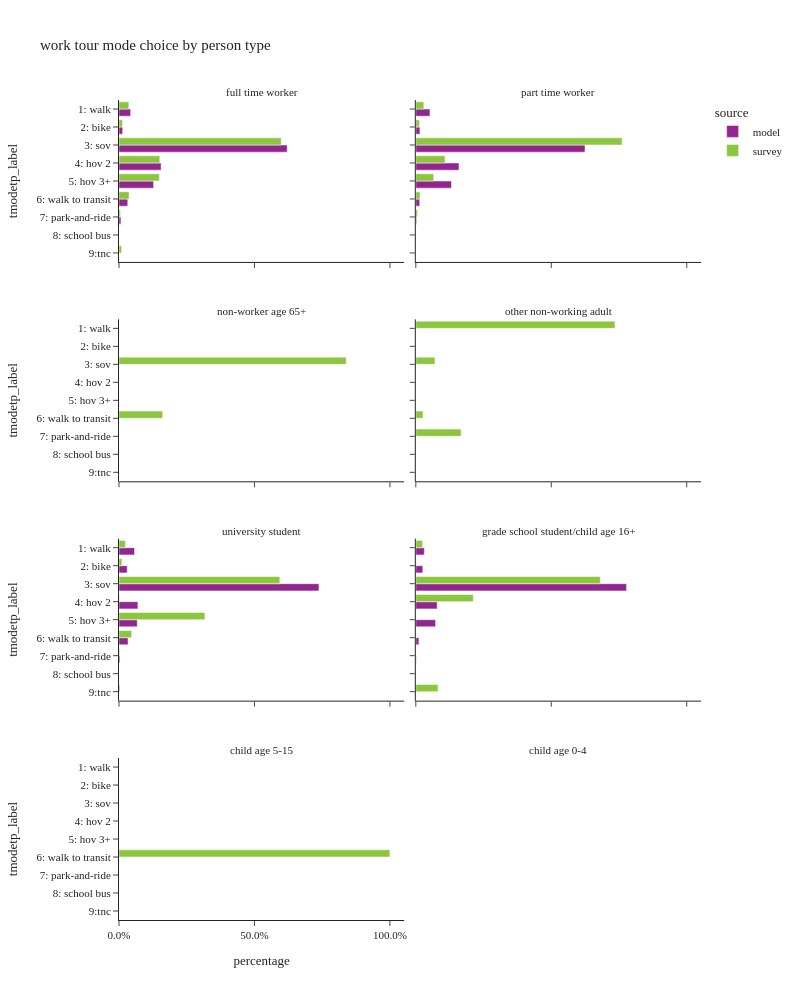

Notebook code cell kept with this figure:
### Code cell
plot_mode_choice(wk_tour,"pptyp_label",
                 {"pptyp_label":["full time worker","part time worker","non-worker age 65+","other non-working adult",
                                 "university student","grade school student/child age 16+","child age 5-15","child age 0-4"],
                  "tmodetp_label":order_mode},
                 "person type",2,1000)

### Figure 1 — Plotly figure (JSON) as saved in the notebook; plotly's stock layout.template omitted (floating-point values rounded to 4 significant figures)
{"data": [{"alignmentgroup": "True", "customdata": [[55811], [17480], [805651], [201631], [165832], [42017], [9357]], "hovertemplate": "source=model<br>pptyp_label=full time worker<br>percentage=%{x}<br>tmodetp_label=%{y}<br>sample count=%{customdata[0]}<extra></extra>", "legendgroup": "model", "marker": {"color": "#91268F", "pattern": {"shape": ""}}, "name": "model", "offsetgroup": "model", "orientation": "h", "showlegend": true, "textposition": "auto", "type": "bar", "x": [0.04301, 0.01347, 0.6208, 0.1554, 0.1278, 0.03238, 0.00721], "xaxis": "x7", "y": ["1: walk", "2: bike", "3: sov", "4: hov 2", "5: hov 3+", "6: walk to transit", "7: park-and-ride"], "yaxis": "y7"}, {"alignmentgroup": "True", "customdata": [[12473], [3621], [148953], [37981], [31375], [3394], [687]], "hovertemplate": "source=model<br>pptyp_label=part time worker<br>percentage=%{x}<br>tmodetp_label=%{y}<br>sample count=%{customdata[0]}<extra></extra>", "legendgroup": "model", "marker": {"color": "#91268F", "pattern": {"shape": ""}}, "name": "model", "offsetgroup": "model", "orientation": "h", "showlegend": false, "textposition": "auto", "type": "bar", "x": [0.0523, 0.01518, 0.6246, 0.1593, 0.1316, 0.01423, 0.002881], "xaxis": "x8", "y": ["1: walk", "2: bike", "3: sov", "4: hov 2", "5: hov 3+", "6: walk to transit", "7: park-and-ride"], "yaxis": "y8"}, {"alignmentgroup": "True", "customdata": [[2572], [1354], [33070], [3126], [3021], [1502], [157]], "hovertemplate": "source=model<br>pptyp_label=university student<br>percentage=%{x}<br>tmodetp_label=%{y}<br>sample count=%{customdata[0]}<extra></extra>", "legendgroup": "model", "marker": {"color": "#91268F", "pattern": {"shape": ""}}, "name": "model", "offsetgroup": "model", "orientation": "h", "showlegend": false, "textposition": "auto", "type": "bar", "x": [0.05741, 0.03022, 0.7381, 0.06977, 0.06743, 0.03353, 0.003504], "xaxis": "x3", "y": ["1: walk", "2: bike", "3: sov", "4: hov 2", "5: hov 3+", "6: walk to transit", "7: park-and-ride"], "yaxis": "y3"}, {"alignmentgroup": "True", "customdata": [[550], [450], [13583], [1376], [1275], [200], [27]], "hovertemplate": "source=model<br>pptyp_label=grade school student/child age 16+<br>percentage=%{x}<br>tmodetp_label=%{y}<br>sample count=%{customdata[0]}<extra></extra>", "legendgroup": "model", "marker": {"color": "#91268F", "pattern": {"shape": ""}}, "name": "model", "offsetgroup": "model", "orientation": "h", "showlegend": false, "textposition": "auto", "type": "bar", "x": [0.0315, 0.02577, 0.7779, 0.0788, 0.07302, 0.01145, 0.001546], "xaxis": "x4", "y": ["1: walk", "2: bike", "3: sov", "4: hov 2", "5: hov 3+", "6: walk to transit", "7: park-and-ride"], "yaxis": "y4"}, {"alignmentgroup": "True", "customdata": [[126], [93], [836], [148], [74], [214], [16], [13]], "hovertemplate": "source=survey<br>pptyp_label=full time worker<br>percentage=%{x}<br>tmodetp_label=%{y}<br>sample count=%{customdata[0]}<extra></extra>", "legendgroup": "survey", "marker": {"color": "#8CC63E", "pattern": {"shape": ""}}, "name": "survey", "offsetgroup": "survey", "orientation": "h", "showlegend": true, "textposition": "auto", "type": "bar", "x": [0.03634, 0.0131, 0.5987, 0.1505, 0.1488, 0.03745, 0.005458, 0.009663], "xaxis": "x7", "y": ["1: walk", "2: bike", "3: sov", "4: hov 2", "5: hov 3+", "6: walk to transit", "7: park-and-ride", "9:tnc"], "yaxis": "y7"}, {"alignmentgroup": "True", "customdata": [[19], [9], [152], [26], [10], [28], [2], [1]], "hovertemplate": "source=survey<br>pptyp_label=part time worker<br>percentage=%{x}<br>tmodetp_label=%{y}<br>sample count=%{customdata[0]}<extra></extra>", "legendgroup": "survey", "marker": {"color": "#8CC63E", "pattern": {"shape": ""}}, "name": "survey", "offsetgroup": "survey", "orientation": "h", "showlegend": false, "textposition": "auto", "type": "bar", "x": [0.0297, 0.01303, 0.7616, 0.1077, 0.06589, 0.0156, 0.006471, 5.638e-05], "xaxis": "x8", "y": ["1: walk", "2: bike", "3: sov", "4: hov 2", "5: hov 3+", "6: walk to transit", "7: park-and-ride", "9:tnc"], "yaxis": "y8"}, {"alignmentgroup": "True", "customdata": [[2], [2]], "hovertemplate": "source=survey<br>pptyp_label=non-worker age 65+<br>percentage=%{x}<br>tmodetp_label=%{y}<br>sample count=%{customdata[0]}<extra></extra>", "legendgroup": "survey", "marker": {"color": "#8CC63E", "pattern": {"shape": ""}}, "name": "survey", "offsetgroup": "survey", "orientation": "h", "showlegend": false, "textposition": "auto", "type": "bar", "x": [0.8388, 0.1612], "xaxis": "x5", "y": ["3: sov", "6: walk to transit"], "yaxis": "y5"}, {"alignmentgroup": "True", "customdata": [[2], [1], [1], [1]], "hovertemplate": "source=survey<br>pptyp_label=other non-working adult<br>percentage=%{x}<br>tmodetp_label=%{y}<br>sample count=%{customdata[0]}<extra></extra>", "legendgroup": "survey", "marker": {"color": "#8CC63E", "pattern": {"shape": ""}}, "name": "survey", "offsetgroup": "survey", "orientation": "h", "showlegend": false, "textposition": "auto", "type": "bar", "x": [0.7351, 0.07087, 0.02678, 0.1673], "xaxis": "x6", "y": ["1: walk", "3: sov", "6: walk to transit", "7: park-and-ride"], "yaxis": "y6"}, {"alignmentgroup": "True", "customdata": [[7], [2], [16], [1], [1], [11], [1], [1]], "hovertemplate": "source=survey<br>pptyp_label=university student<br>percentage=%{x}<br>tmodetp_label=%{y}<br>sample count=%{customdata[0]}<extra></extra>", "legendgroup": "survey", "marker": {"color": "#8CC63E", "pattern": {"shape": ""}}, "name": "survey", "offsetgroup": "survey", "orientation": "h", "showlegend": false, "textposition": "auto", "type": "bar", "x": [0.02381, 0.01071, 0.5936, 0.001882, 0.3171, 0.04645, 0.002768, 0.003679], "xaxis": "x3", "y": ["1: walk", "2: bike", "3: sov", "4: hov 2", "5: hov 3+", "6: walk to transit", "7: park-and-ride", "9:tnc"], "yaxis": "y3"}, {"alignmentgroup": "True", "customdata": [[1], [5], [1], [1]], "hovertemplate": "source=survey<br>pptyp_label=grade school student/child age 16+<br>percentage=%{x}<br>tmodetp_label=%{y}<br>sample count=%{customdata[0]}<extra></extra>", "legendgroup": "survey", "marker": {"color": "#8CC63E", "pattern": {"shape": ""}}, "name": "survey", "offsetgroup": "survey", "orientation": "h", "showlegend": false, "textposition": "auto", "type": "bar", "x": [0.02501, 0.681, 0.2121, 0.08193], "xaxis": "x4", "y": ["1: walk", "3: sov", "4: hov 2", "9:tnc"], "yaxis": "y4"}, {"alignmentgroup": "True", "customdata": [[1]], "hovertemplate": "source=survey<br>pptyp_label=child age 5-15<br>percentage=%{x}<br>tmodetp_label=%{y}<br>sample count=%{customdata[0]}<extra></extra>", "legendgroup": "survey", "marker": {"color": "#8CC63E", "pattern": {"shape": ""}}, "name": "survey", "offsetgroup": "survey", "orientation": "h", "showlegend": false, "textposition": "auto", "type": "bar", "x": [1.0], "xaxis": "x", "y": ["6: walk to transit"], "yaxis": "y"}], "layout": {"annotations": [{"font": {}, "showarrow": false, "text": "child age 5-15", "x": 0.245, "xanchor": "center", "xref": "paper", "y": 0.1975, "yanchor": "bottom", "yref": "paper"}, {"font": {}, "showarrow": false, "text": "child age 0-4", "x": 0.755, "xanchor": "center", "xref": "paper", "y": 0.1975, "yanchor": "bottom", "yref": "paper"}, {"font": {}, "showarrow": false, "text": "university student", "x": 0.245, "xanchor": "center", "xref": "paper", "y": 0.465, "yanchor": "bottom", "yref": "paper"}, {"font": {}, "showarrow": false, "text": "grade school student/child age 16+", "x": 0.755, "xanchor": "center", "xref": "paper", "y": 0.465, "yanchor": "bottom", "yref": "paper"}, {"font": {}, "showarrow": false, "text": "non-worker age 65+", "x": 0.245, "xanchor": "center", "xref": "paper", "y": 0.7325, "yanchor": "bottom", "yref": "paper"}, {"font": {}, "showarrow": false, "text": "other non-working adult", "x": 0.755, "xanchor": "center", "xref": "paper", "y": 0.7325, "yanchor": "bottom", "yref": "paper"}, {"font": {}, "showarrow": false, "text": "full time worker", "x": 0.245, "xanchor": "center", "xref": "paper", "y": 1.0, "yanchor": "bottom", "yref": "paper"}, {"font": {}, "showarrow": false, "text": "part time worker", "x": 0.755, "xanchor": "center", "xref": "paper", "y": 1.0, "yanchor": "bottom", "yref": "paper"}], "barmode": "group", "height": 1000, "legend": {"title": {"text": "source"}, "tracegroupgap": 0}, "title": {"text": "work tour mode choice by person type"}, "width": 800, "xaxis": {"anchor": "y", "domain": [0.0, 0.49], "tickformat": ".1%", "title": {"text": "percentage"}}, "xaxis2": {"anchor": "y2", "domain": [0.51, 1.0], "matches": "x", "tickformat": ".1%", "title": {"text": "percentage"}}, "xaxis3": {"anchor": "y3", "domain": [0.0, 0.49], "matches": "x", "showticklabels": false, "tickformat": ".1%"}, "xaxis4": {"anchor": "y4", "domain": [0.51, 1.0], "matches": "x", "showticklabels": false, "tickformat": ".1%"}, "xaxis5": {"anchor": "y5", "domain": [0.0, 0.49], "matches": "x", "showticklabels": false, "tickformat": ".1%"}, "xaxis6": {"anchor": "y6", "domain": [0.51, 1.0], "matches": "x", "showticklabels": false, "tickformat": ".1%"}, "xaxis7": {"anchor": "y7", "domain": [0.0, 0.49], "matches": "x", "showticklabels": false, "tickformat": ".1%"}, "xaxis8": {"anchor": "y8", "domain": [0.51, 1.0], "matches": "x", "showticklabels": false, "tickformat": ".1%"}, "yaxis": {"anchor": "x", "categoryarray": ["9:tnc", "8: school bus", "7: park-and-ride", "6: walk to transit", "5: hov 3+", "4: hov 2", "3: sov", "2: bike", "1: walk"], "categoryorder": "array", "domain": [0.0, 0.1975], "title": {"text": "tmodetp_label"}}, "yaxis2": {"anchor": "x2", "domain": [0.0, 0.1975], "matches": "y", "showticklabels": false}, "yaxis3": {"anchor": "x3", "categoryarray": ["9:tnc", "8: school bus", "7: park-and-ride", "6: walk to transit", "5: hov 3+", "4: hov 2", "3: sov", "2: bike", "1: walk"], "categoryorder": "array", "domain": [0.2675, 0.465], "matches": "y", "title": {"text": "tmodetp_label"}}, "yaxis4": {"anchor": "x4", "domain": [0.2675, 0.465], "matches": "y", "showticklabels": false}, "yaxis5": {"anchor": "x5", "categoryarray": ["9:tnc", "8: school bus", "7: park-and-ride", "6: walk to transit", "5: hov 3+", "4: hov 2", "3: sov", "2: bike", "1: walk"], "categoryorder": "array", "domain": [0.535, 0.7325], "matches": "y", "title": {"text": "tmodetp_label"}}, "yaxis6": {"anchor": "x6", "domain": [0.535, 0.7325], "matches": "y", "showticklabels": false}, "yaxis7": {"anchor": "x7", "categoryarray": ["9:tnc", "8: school bus", "7: park-and-ride", "6: walk to transit", "5: hov 3+", "4: hov 2", "3: sov", "2: bike", "1: walk"], "categoryorder": "array", "domain": [0.8025, 1.0], "matches": "y", "title": {"text": "tmodetp_label"}}, "yaxis8": {"anchor": "x8", "domain": [0.8025, 1.0], "matches": "y", "showticklabels": false}}}
